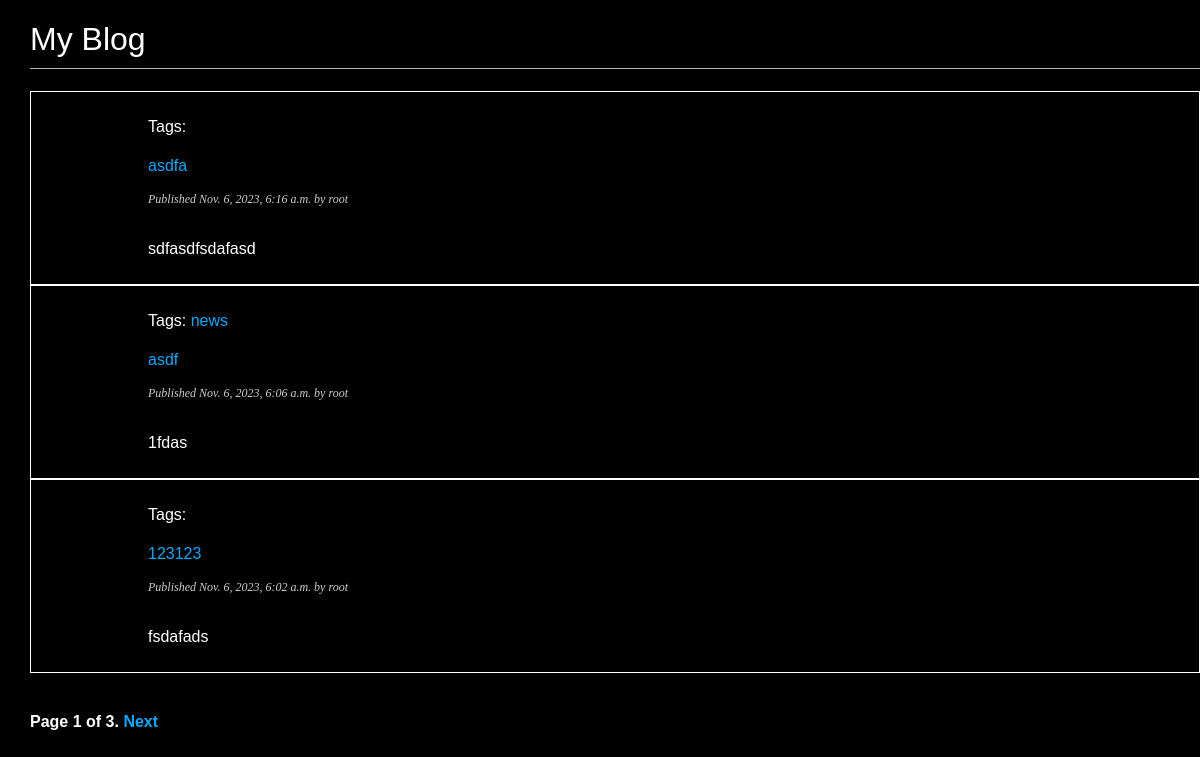
/blog/?page=1, run on the app's committed database.
### blog/models.py (models this page shows, shortened)
class Post(models.Model):
    objects = models.Manager()
    published = PublishedManager()
    class Status(models.TextChoices):
        DRAFT= 'DF', 'Draft',
        PUBLISHED = 'PB', 'Published'
    title = models.CharField(max_length=250)
    slug = models.SlugField(max_length=250, unique_for_date='publish')
    author = models.ForeignKey(User, on_delete=models.CASCADE, related_name='blog_posts')
    body= models.TextField()
    publish = models.DateTimeField(default=timezone.now)
    created = models.DateTimeField(auto_now_add=True)
    updated = models.DateTimeField(auto_now=True)
    status = models.CharField(max_length=2, choices=Status.choices, default=Status.DRAFT)
    tags = TaggableManager()
    class Meta:
        ordering = ['-publish']
        indexes = [
            models.Index(fields=['-publish'])
        ]
    def get_absolute_url(self):
        return reverse('blog:post_detail',args=[self.publish.year,
                                                self.publish.month,
                                                self.publish.day,
                                                self.slug
                                                ])

### blog/views.py (the view)
# urls.py: path('', views.post_list, name='post_list'),
def post_list(request, tag_slug=None):
    post_list = Post.published.all()
    tag = None
    if tag_slug:
        tag = get_object_or_404(Tag, slug=tag_slug)
        post_list = post_list.filter(tags__in=[tag])
    paginator = Paginator(post_list, 3)
    page_number = request.GET.get('page', 3)
    try:
        posts = paginator.page(page_number)
    except EmptyPage:
        posts = paginator.page(paginator.num_pages)
    except PageNotAnInteger:
        posts = paginator.page(1)
    return render (request, 'blog/post/list.html', {'posts': posts, 'tag': tag})

### blog/models.py (called while the page is built)
 def get_queryset(self):
     return super().get_queryset()\
         .filter(status=Post.Status.PUBLISHED)

### blog/templates/blog/post/list.html (shortened to what this page needs)
{% extends "blog/base.html" %}
{% block content %}
 <h1>My Blog</h1>
 {% for post in posts %}
 <div class='post'>
<p class="tags">Tags:
   {% for tag in post.tags.all %}
     <a href="{% url "blog:post_list_by_tag" tag.slug %}" class="tag">
       {{ tag.name }}
     </a>
   {% endfor %}
  </p>
  <a href="{{ post.get_absolute_url }}">
      {{ post.title }}
   </a>
 <p class="date">
   Published {{ post.publish }} by {{ post.author }}
 </p>
 {{ post.body|truncatewords:30|linebreaks }}
 </div>
 {% endfor %}
 {% include "pagination.html" with page=posts  %}
{% endblock %}

### blog/templates/blog/base.html (shortened to what this page needs)
{% load static %}
<!DOCTYPE html>
<html>
<head>
 <link href="{% static "css/blog.css" %}" rel="stylesheet">
</head>
  <body>
     <div id="content">
       {% block content %}
       {% endblock %}
     </div>
  </body>
</html>

### blog/templates/pagination.html (shortened to what this page needs)
<div class="pagination">
   <span class="step-links">
       <span class="current">
         Page {{ page.number }} of {{ page.paginator.num_pages }}.
       </span>
     {% if page.has_next %}
       <a href="?page={{ page.next_page_number }}">Next</a>
     {% endif %}
   </span>
 </div>

### static/css/blog.css (style rules this page uses)
body { margin:0; padding:0; font-family:helvetica, sans-serif; background: black; }
p, span, h1,h2 { color: white; }
a { color:#00abff; text-decoration:none; }
h1 { font-weight:normal; border-bottom:1px solid #bbb; padding:0 0 10px 0; }
#content { margin: 0 auto; padding:0 0 0 30px; }
p.date { color:#ccc; font-family: georgia, serif; font-size: 12px; font-style: italic; }
.pagination { margin:40px 0; font-weight:bold; }
.post { display: flex; flex-direction: column; justify-content: center; padding: 10px 10%; gap: 5px; border: 1px solid white; }

### data on the page
Post: title "asdfa", publish "Nov. 6, 2023, 6:16 a.m.", author "root", body "sdfasdfsdafasd"
Post: title "asdf", publish "Nov. 6, 2023, 6:06 a.m.", author "root", body "1fdas"
Tag: name "news"
Post: title "123123", publish "Nov. 6, 2023, 6:02 a.m.", author "root", body "fsdafads"

### other printed values
{{ page.number }} "1"
{{ page.paginator.num_pages }} "3"
